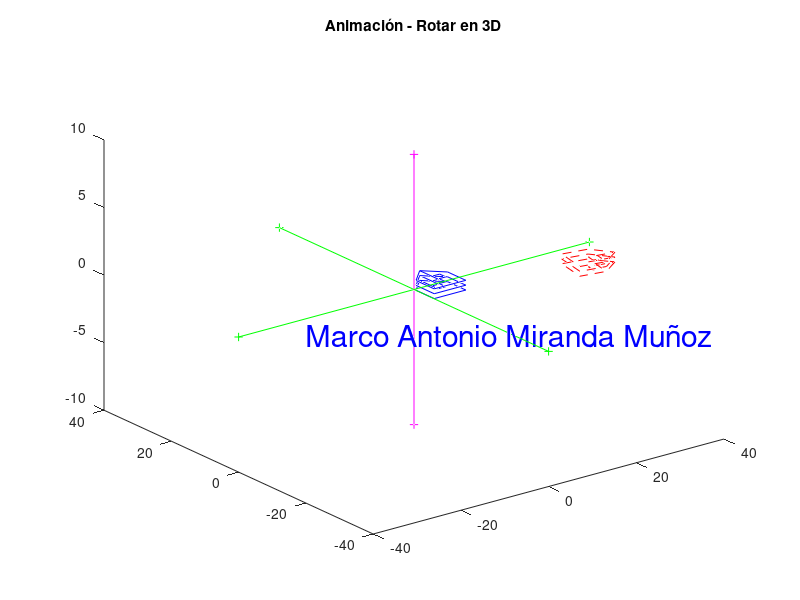

This chart was generated by the following MATLAB code:
clc         #Limpia "Ventana de comandos"
clear all   #Limpia "Espacio de trabajo"
#close all  #Cierra las Ventanas abiertas
#format rat
format short
output_precision(2) # utilizar 2 decimales
#Marco Antonio Miranda Muñoz
disp("Marco Antonio Miranda Munoz")
#***********************************
# Coordenadas homogeneas de una casa
P1 = [ 3  5  5
       6  4  1
       0  0  0
       1  1  1 ];
P2 = [ 1  1  3
       1  4  6
       0  0  0
       1  1  1 ];
P3 = [ 3  4  4  3
       3  3  4  4
       0  0  0  0
       1  1  1  1 ];

P = [ P1 P2 P3 ];

PF1 = P
PF1(3,:) = -2.2
PF2 = P
PF2(3,:) = -2.4
PF3 = P
PF3(3,:) = -2.6

P = [PF1 PF2 PF3]

# Ajustar el tamaño inicial de la casa
Sx = 1.8;
Sy = 1.8;
Sz = 1.8;
S = [ Sx   0    0    0
      0   Sy    0    0
      0    0   Sz    0
      0    0    0    1 ];

# Ajustar la posición inicial de la casa
Tx = 18
Ty = 18
Tz =  0
T = [ 1   0   0   Tx
      0   1   0   Ty
      0   0   1   Tz
      0   0   0   1 ]

# Aplicar las 2 transformaciones anteriores
# Ajustar posición y escala inicial de la casa
P = T*S*P;

#***********************************
# Comienza el proceso de animaci�n
#***********************************
#Marco Antonio Miranda Muñoz

# desplazamiento de la animación
Tx = 0;
Ty = 0;
Tz =  0.06;
T = [ 1   0   0   Tx
      0   1   0   Ty
      0   0   1   Tz
      0   0   0   1 ]
# Escala de la animaión
escala = 1.01
Sx = escala;
Sy = escala;
Sz = escala;
S = [ Sx   0    0    0
      0   Sy    0    0
      0    0   Sz    0
      0    0    0    1 ];
# Rotación de la animaión
alfa = 2
Rz = [ cosd(alfa)  -sind(alfa)    0     0
       sind(alfa)   cosd(alfa)    0     0
          0            0          1     0
          0            0          0     1 ]
#***********************************
#***********************************

figure(1)
dx = 40;
dy = 40;
dz = 10;
Pp = P;

for i=1:130;  # 120 ciclos
  Pp = T*Rz*Pp;

  hold off
  plot3(P(1,:), P(2,:), P(3,:), "-b")
  axis( [-dx  dx  -dy  dy  -dz  dz] )
  hold on
  plot3(Pp(1,:), Pp(2,:), Pp(3,:), "--r")
  ##############
  title("Animación - Rotar en 3D")
  text(-30, -7, "Marco Antonio Miranda Muñoz",
               "fontsize", 22, "color", "b")

  # Eje X
  Ex = [ -dx   dx
           0    0
           0    0
           1    1 ];
  plot3(Ex(1,:), Ex(2,:), Ex(3,:), "-+g")
  # Eje Y
  Ey = [   0    0
         -dy   dy
           0    0
           1    1 ];
  plot3(Ey(1,:), Ey(2,:), Ex(3,:), "-+g")
  # Eje Z
  Ez = [   0    0
           0    0
         -dz   dz
           1    1 ];
  plot3(Ez(1,:), Ez(2,:), Ez(3,:), "-+m")

  ##############
  hold off
  pause(0.01)
end;
#***********************************

Puntos_Pp = Pp(:,1:4)
